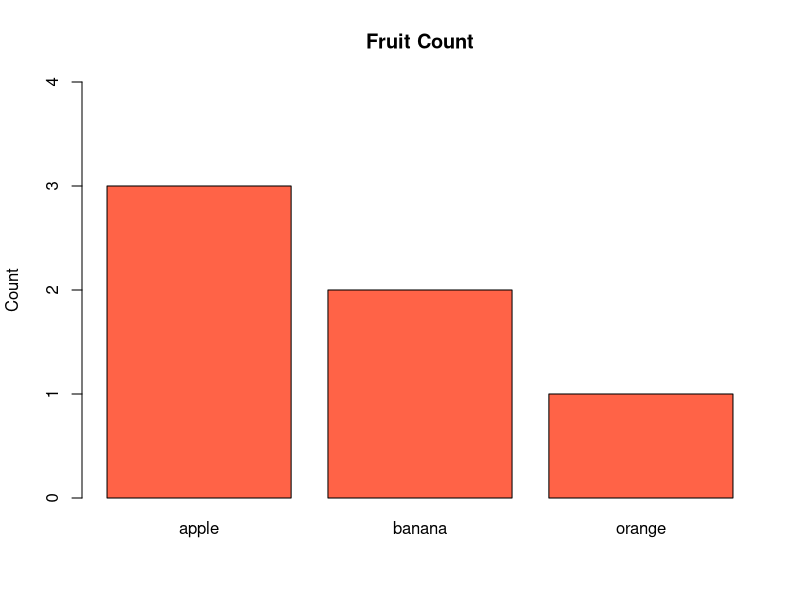

Recreate this plot in R.
fruits = c("apple","banana","apple","orange","banana","apple")
counts = table(fruits)
barplot(counts,
        main="Fruit Count", # title of the bar chart
        ylab="Count", # name of the y-axis
        col="tomato", # color of bars
        #horiz=TRUE, #TO FLIP!
        ylim=c(0, max(counts) + 1)
)
